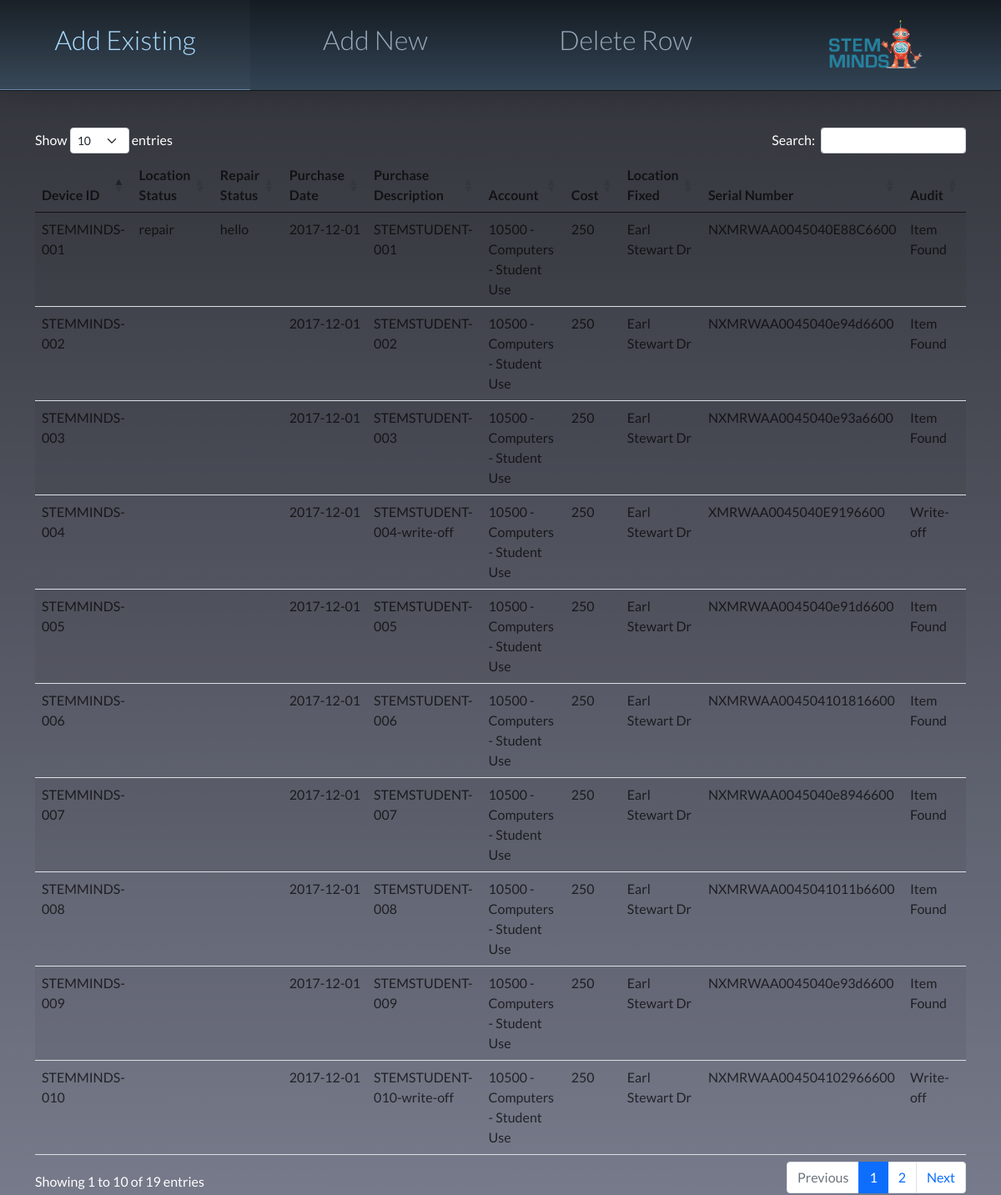
Before: / with the older database file.
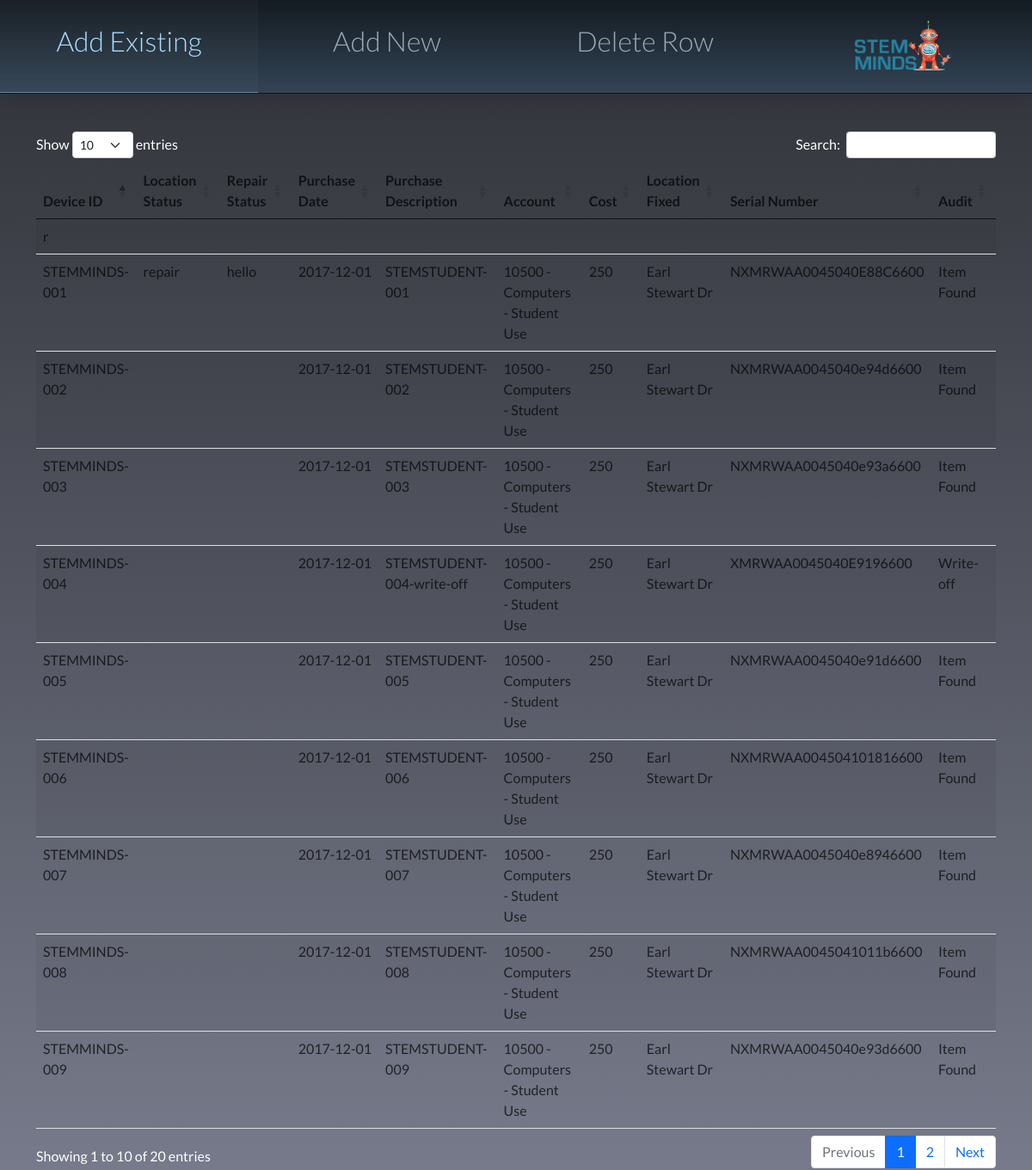
After: the same page with the newer database file.
### tables this page shows
CREATE TABLE inventory (
   device_id  TEXT NULL,
   location_status TEXT NULL,
   repair_status  TEXT NULL,
   purchase_date  TEXT NULL,
   purchase_description  TEXT NULL,
   account  TEXT NULL,
   cost  INT NULL,
   location_fixed  TEXT NULL,
   serial_number  TEXT NULL,
   audit  TEXT NULL,
   UNIQUE (device_id, location_status, repair_status, purchase_date, purchase_description, account, cost, location_fixed, serial_number, audit) ON CONFLICT IGNORE
);

### app.py (the view)
@app.route('/')
def index():
    cur.execute("select * from inventory")
    data = cur.fetchall()
    return render_template('index.html', value = data)

### templates/index.html (shortened to what this page needs)
{% extends "base.html" %}
{% block content %}
<header id="header">
  <nav class="links" style="--items: 4;">
      <a href="exist.html">Add Existing</a>
      <a href="update.html">Add New</a>
      <a href="delete.html">Delete Row</a>
      <a href="https://www.stemminds.com/" target="_blank"><img src="/static/logo.png" height="60px"></a>
      <span class="line"></span>
  </nav>
</header>
 <br>
 <br>
 <br>
 <br>
 <br>
<div class="d">
  <table id="data" class="table table-striped" style="justify-content: left;">
    <thead>
        <tr>
          <th>Device ID</th>
          <th>Location Status</th>
          <th>Repair Status</th>
          <th>Purchase Date</th>
          <th>Purchase Description</th>
          <th>Account</th>
          <th>Cost</th>
          <th>Location Fixed</th>
          <th>Serial Number</th>
          <th>Audit</th>
        </tr>
      </thead>
      <tbody>
        {% for row in value %}
        <tr>
          <td> {{ row[0] }}</td>
          <td> {{ row[1] }}</td>
          <td> {{ row[2] }}</td>
          <td> {{ row[3] }}</td>
          <td> {{ row[4] }}</td>
          <td> {{ row[5] }}</td>
          <td> {{ row[6] }}</td>
          <td> {{ row[7] }}</td>
          <td> {{ row[8] }}</td>
          <td> {{ row[9] }}</td>
        </tr>
        {% endfor %}
      </tbody>
  </table>
</div>
{% endblock %}

### templates/base.html (shortened to what this page needs)
<!doctype html>
<html>
  <head>
    <link href="https://cdn.jsdelivr.net/npm/bootstrap@5.0.1/dist/css/bootstrap.min.css" rel="stylesheet">
    <link rel="stylesheet" type="text/css" href="https://cdn.datatables.net/1.10.25/css/dataTables.bootstrap5.css">
    <link rel="stylesheet" href="{{url_for('static',filename='style.css')}}">
  </head>
  <body>
    <div class="container">
      {% block content %}{% endblock %}
    </div>
  </body>
</html>

### static/style.css (style rules this page uses)
html, body { margin: 0; padding: 0; }
html, body { min-height: 100%; }
body { background-color: #345; background-image: linear-gradient(to bottom, #0009, transparent); color: rgba(255,255,255,255); font-family: 'Lato', sans-serif; font-size: 100%; padding: 0 20px; box-sizing: border-box; overflow-y: hidden; height: 100vh; }
.links { background-color: #345; background-image: linear-gradient(to bottom, #0009, transparent); border-bottom: 1px solid #0003; box-shadow: 0 0 32px #0003; font-size: 2em; font-weight: 300; }
.links > a { color: #9ab; padding: .75em; text-align: center; text-decoration: none; transition: all .5s; }
.links > .line { background: #68a; height: 1px; pointer-events: none; }
#header { position: fixed; top: 0; left: 0; right: 0; }
.links { display: grid; grid-template-columns: repeat(var(--items), 1fr); position: relative; }
.links > .line { opacity: 0; transition: all .5s; position: absolute; bottom: 0; left: var(--left, calc(100% / var(--items) * (var(--index) - 1))); width: var(--width, calc(100% / var(--items))); --index: 0; }
body { background-color: rgba(118,122,138,255); }
table.dataTable thead .sorting:after, table.dataTable thead .sorting:before, table.dataTable thead .sorting_asc:after, table.dataTable thead .sorting_asc:before, table.dataTable thead .sorting_asc_disabled:after, table.dataTable thead .sorting_asc_disabled:before, table.dataTable thead .sorting_desc:after, table.dataTable thead .sorting_desc:before, table.dataTable thead .sorting_desc_disabled:after, table.dataTable thead .sorting_desc_disabled:before { bottom: .5em; }
td, th { color: rgba(0,0,0,0.7); }

Changed rows visible on the page:
no longer on this page (row unchanged): inventory: device "STEMMINDS-010", purchase_date "2017-12-01", purchase_description "STEMSTUDENT-010-write-off", account "10500 - Computers - Student Use", cost "250", location_fixed "Earl Stewart Dr", serial_number "NXMRWAA004504102966600", audit "Write-off"
added inventory: device "r"
Other visible differences:
text written by a page script: "Show entries Search: Showing 1 to 10 of 19 entries Previous 1 2 Next" → "Show entries Search: Showing 1 to 10 of 20 entries Previous 1 2 Next"
